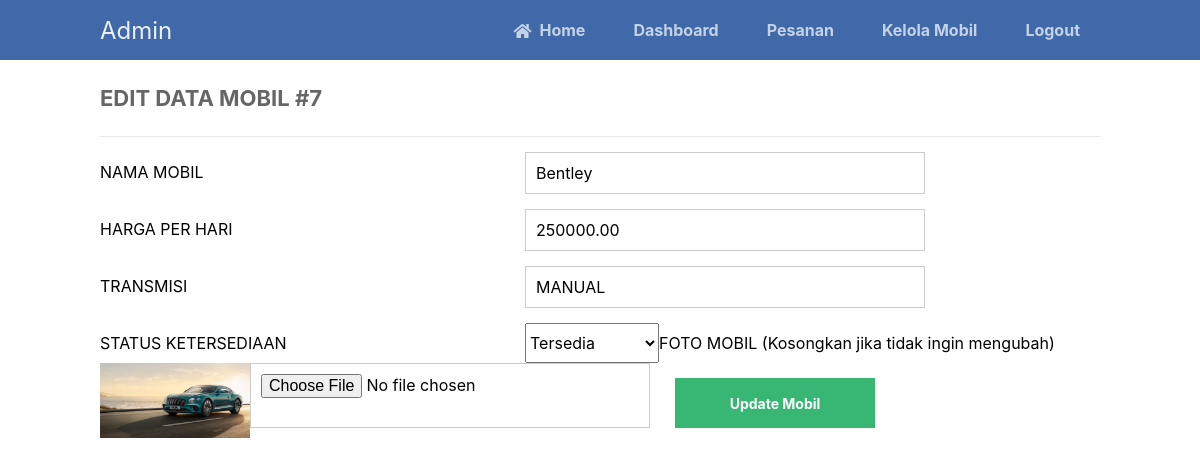
/update_mobil.php?id=7, run on the app's committed database.
### tables this page shows
CREATE TABLE `car` (
  `id` int(11) NOT NULL,
  `foto` varchar(255) NOT NULL,
  `name` varchar(255) NOT NULL,
  `harga` decimal(10,2) NOT NULL DEFAULT 0.00,
  `transmisi` varchar(255) NOT NULL,
  `status` enum('tersedia','tidak_tersedia') NOT NULL DEFAULT 'tersedia'
);

### update_mobil.php (the view, shortened to what this page needs)
<?php
include 'functions.php';
$pdo = pdo_connect_mysql();
$stmt = $pdo->prepare('SELECT * FROM car WHERE id = ?');
$stmt->execute([$_GET['id']]);
$contact = $stmt->fetch(PDO::FETCH_ASSOC);
?>
<?= template_header('Edit Data Mobil') ?>
<div class="content update">
    <h2>EDIT DATA MOBIL #<?= $contact['id'] ?></h2>
    <form action="update_mobil.php?id=<?= $contact['id'] ?>" method="post" enctype="multipart/form-data">
        <label for="name">NAMA MOBIL</label>
        <input type="text" name="name" id="name" value="<?= htmlspecialchars($contact['name']) ?>" required
            placeholder="Cth: Toyota Avanza">
        <label for="harga">HARGA PER HARI</label>
        <input type="text" name="harga" id="harga"
            value="<?= htmlspecialchars(str_replace(['Rp.', ',', ' '], '', $contact['harga'])) ?>" required
            placeholder="Cth: 250000">
        <label for="transmisi">TRANSMISI</label>
        <input type="text" name="transmisi" id="transmisi" value="<?= htmlspecialchars($contact['transmisi']) ?>" required
            placeholder="Cth: Otomatis / Manual">
        <label for="status">STATUS KETERSEDIAAN</label>
        <select name="status" id="status" required>
            <option value="tersedia" <?= $contact['status'] == 'tersedia' ? 'selected' : '' ?>>Tersedia</option>
        </select>
        <label for="fotom">FOTO MOBIL (Kosongkan jika tidak ingin mengubah)</label>
        <?php if ($contact['foto']): ?>
            <img src="image/<?= htmlspecialchars($contact['foto']) ?>" width="150"
                style="margin-bottom: 5px; display: block;"><br>
        <?php endif; ?>
        <input type="file" name="fotom" id="fotom" accept="image/*">
        <input type="submit" value="Update Mobil">
    </form>
</div>
<?= template_footer() ?>

### style9.css (style rules this page uses)
* { box-sizing: border-box; font-family: -apple-system, BlinkMacSystemFont, "segoe ui", roboto, oxygen, ubuntu, cantarell, "fira sans", "droid sans", "helvetica neue", Arial, sans-serif; font-size: 16px; -webkit-font-smoothing: antialiased; -moz-osx-font-smoothing: grayscale; }
body { background-color: #FFFFFF; margin: 0; }
.content { width: 1000px; margin: 0 auto; }
.content h2 { margin: 0; padding: 25px 0; font-size: 22px; border-bottom: 1px solid #ebebeb; color: #666666; }
.update form { padding: 15px 0; display: flex; flex-flow: wrap; }
.update form label { display: inline-flex; width: 400px; padding: 10px 0; margin-right: 25px; }
.update form input { padding: 10px; width: 400px; margin-right: 25px; margin-bottom: 15px; border: 1px solid #cccccc; }
.update form input[type="submit"] { display: block; background-color: #38b673; border: 0; font-weight: bold; font-size: 14px; color: #FFFFFF; cursor: pointer; width: 200px; margin-top: 15px; }

### data on the page
car: id "7", name "Bentley", harga "250000.00", transmisi "MANUAL", status "Tersedia", foto (picture)
